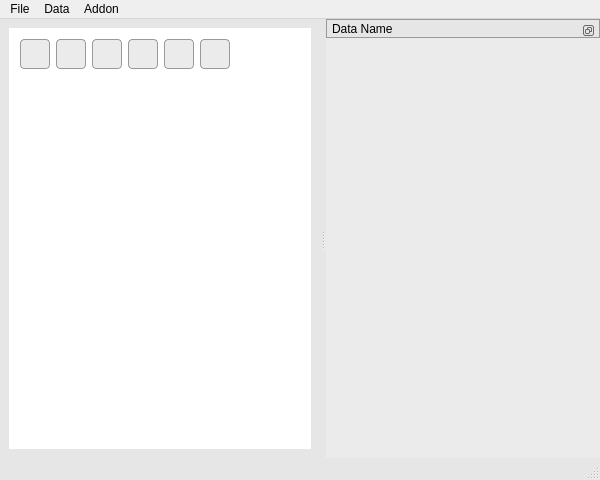
<?xml version="1.0" encoding="UTF-8"?>
<ui version="4.0">
 <class>MainWindow</class>
 <widget class="QMainWindow" name="MainWindow">
  <property name="enabled">
   <bool>true</bool>
  </property>
  <property name="geometry">
   <rect>
    <x>0</x>
    <y>0</y>
    <width>600</width>
    <height>480</height>
   </rect>
  </property>
  <property name="windowTitle">
   <string>EZData</string>
  </property>
  <property name="toolTip">
   <string notr="true" extracomment="click to choose, double click to cancel"/>
  </property>
  <property name="statusTip">
   <string notr="true" extracomment="click to choose, double click to cancel"/>
  </property>
  <property name="styleSheet">
   <string notr="true">QMainWindow {
	background-color: rgb(230, 230, 230);
}

/* Style sheet for the buttons */
QPushButton {
	color: rgb(76, 76, 76);
	background-color: rgb(235, 235, 235);
	border: 1px solid rgb(153, 153, 153);
	border-radius: 4px;
	min-width: 24px;
	min-height: 24px;
	padding: 2px;
}

QPushButton:pressed {
    background-color: rgb(204, 204, 204);
}

QPushButton:default {
	border-color: rgb(76, 76, 76);
}

/* Style sheet for the data name list */
QListView {
    show-decoration-selected: 1;
 /* make the selection span the entire width of the view */
	margin: 8px;
	border-radius: 8px;
}

QListView::item:selected {
    border: 1px solid rgb(204, 204, 204);
}

QListView::item:selected:!active {
    background: rgb(230, 230, 230);
}

QListView::item:selected:active {
    background: rgb(204, 204, 204);
}

QListView::item:hover {
    background: rgb(230, 230, 230);
}

/* Style sheet for the QDockWidgets*/

QDockWidget { 
    titlebar-normal-icon: url(:icon/exit.svg);
}

QDockWidget::float-button  {
	top: 3px;
	right: 4px;
}

QDockWidget::title {
	padding: 1px;
	text-align: left;
	color: rgb(76, 76, 76);
	background-color: rgb(230, 230, 230);
	border: 1px solid rgb(153, 153, 153);
}</string>
  </property>
  <property name="iconSize">
   <size>
    <width>24</width>
    <height>24</height>
   </size>
  </property>
  <property name="animated">
   <bool>false</bool>
  </property>
  <property name="documentMode">
   <bool>false</bool>
  </property>
  <widget class="QWidget" name="centralwidget">
   <property name="sizePolicy">
    <sizepolicy hsizetype="Expanding" vsizetype="Expanding">
     <horstretch>0</horstretch>
     <verstretch>0</verstretch>
    </sizepolicy>
   </property>
   <property name="styleSheet">
    <string notr="true"/>
   </property>
   <layout class="QVBoxLayout" name="verticalLayout">
    <item>
     <widget class="QFrame" name="frame_plot">
      <property name="styleSheet">
       <string notr="true">QFrame {
	background-color: rgb(255, 255, 255);
}</string>
      </property>
      <property name="frameShape">
       <enum>QFrame::NoFrame</enum>
      </property>
      <property name="frameShadow">
       <enum>QFrame::Plain</enum>
      </property>
      <property name="lineWidth">
       <number>0</number>
      </property>
      <layout class="QGridLayout" name="gridLayout">
       <item row="2" column="1">
        <widget class="PlotWidget" name="plot_canvas">
         <property name="sizePolicy">
          <sizepolicy hsizetype="Expanding" vsizetype="Expanding">
           <horstretch>0</horstretch>
           <verstretch>0</verstretch>
          </sizepolicy>
         </property>
         <property name="styleSheet">
          <string notr="true"/>
         </property>
         <property name="frameShape">
          <enum>QFrame::NoFrame</enum>
         </property>
         <property name="frameShadow">
          <enum>QFrame::Plain</enum>
         </property>
         <property name="lineWidth">
          <number>0</number>
         </property>
        </widget>
       </item>
       <item row="1" column="1">
        <widget class="QFrame" name="frame_plot_control">
         <property name="styleSheet">
          <string notr="true">QPushButton {
	width: 24px;
	height: 24px;
}</string>
         </property>
         <property name="frameShape">
          <enum>QFrame::NoFrame</enum>
         </property>
         <property name="frameShadow">
          <enum>QFrame::Plain</enum>
         </property>
         <property name="lineWidth">
          <number>0</number>
         </property>
         <layout class="QGridLayout" name="gridLayout_2">
          <property name="leftMargin">
           <number>2</number>
          </property>
          <property name="topMargin">
           <number>2</number>
          </property>
          <property name="rightMargin">
           <number>2</number>
          </property>
          <property name="bottomMargin">
           <number>2</number>
          </property>
          <item row="1" column="9">
           <widget class="QPushButton" name="button_set_plot">
            <property name="sizePolicy">
             <sizepolicy hsizetype="Minimum" vsizetype="Fixed">
              <horstretch>0</horstretch>
              <verstretch>0</verstretch>
             </sizepolicy>
            </property>
            <property name="minimumSize">
             <size>
              <width>30</width>
              <height>30</height>
             </size>
            </property>
            <property name="maximumSize">
             <size>
              <width>16777215</width>
              <height>16777215</height>
             </size>
            </property>
            <property name="styleSheet">
             <string notr="true">image: url(:/icon/setting.svg);</string>
            </property>
            <property name="text">
             <string/>
            </property>
           </widget>
          </item>
          <item row="1" column="4">
           <widget class="QPushButton" name="button_edit_data">
            <property name="sizePolicy">
             <sizepolicy hsizetype="Minimum" vsizetype="Fixed">
              <horstretch>0</horstretch>
              <verstretch>0</verstretch>
             </sizepolicy>
            </property>
            <property name="minimumSize">
             <size>
              <width>30</width>
              <height>30</height>
             </size>
            </property>
            <property name="styleSheet">
             <string notr="true">image: url(:/icon/edit.svg);</string>
            </property>
            <property name="text">
             <string/>
            </property>
            <property name="autoDefault">
             <bool>false</bool>
            </property>
            <property name="default">
             <bool>false</bool>
            </property>
            <property name="flat">
             <bool>false</bool>
            </property>
           </widget>
          </item>
          <item row="1" column="11">
           <spacer name="horizontalSpacer">
            <property name="orientation">
             <enum>Qt::Horizontal</enum>
            </property>
            <property name="sizeHint" stdset="0">
             <size>
              <width>40</width>
              <height>20</height>
             </size>
            </property>
           </spacer>
          </item>
          <item row="1" column="5">
           <widget class="QPushButton" name="button_delete">
            <property name="styleSheet">
             <string notr="true">image: url(:/icon/cross.svg);</string>
            </property>
            <property name="text">
             <string/>
            </property>
           </widget>
          </item>
          <item row="1" column="6">
           <widget class="QPushButton" name="button_add_legend">
            <property name="sizePolicy">
             <sizepolicy hsizetype="Fixed" vsizetype="Fixed">
              <horstretch>0</horstretch>
              <verstretch>0</verstretch>
             </sizepolicy>
            </property>
            <property name="minimumSize">
             <size>
              <width>30</width>
              <height>30</height>
             </size>
            </property>
            <property name="styleSheet">
             <string notr="true">image: url(:/icon/legend.svg);</string>
            </property>
            <property name="text">
             <string/>
            </property>
           </widget>
          </item>
          <item row="1" column="3">
           <widget class="QPushButton" name="button_resize">
            <property name="styleSheet">
             <string notr="true">image: url(:/icon/resize.svg);</string>
            </property>
            <property name="text">
             <string/>
            </property>
           </widget>
          </item>
          <item row="1" column="2">
           <widget class="QPushButton" name="button_import">
            <property name="styleSheet">
             <string notr="true">image: url(:/icon/import.svg);</string>
            </property>
            <property name="text">
             <string/>
            </property>
           </widget>
          </item>
         </layout>
         <zorder>button_edit_data</zorder>
         <zorder>horizontalSpacer</zorder>
         <zorder>button_add_legend</zorder>
         <zorder>button_set_plot</zorder>
         <zorder>button_resize</zorder>
         <zorder>button_delete</zorder>
         <zorder>button_import</zorder>
        </widget>
       </item>
      </layout>
     </widget>
    </item>
   </layout>
  </widget>
  <widget class="QMenuBar" name="menu_bar">
   <property name="geometry">
    <rect>
     <x>0</x>
     <y>0</y>
     <width>600</width>
     <height>22</height>
    </rect>
   </property>
   <widget class="QMenu" name="menu_file">
    <property name="title">
     <string>File</string>
    </property>
    <property name="icon">
     <iconset theme="file">
      <normaloff>../../../../../../../.designer/backup</normaloff>../../../../../../../.designer/backup</iconset>
    </property>
    <widget class="QMenu" name="menu_import_file">
     <property name="statusTip">
      <string>Import the data using presets</string>
     </property>
     <property name="title">
      <string>Import Method</string>
     </property>
    </widget>
    <addaction name="menu_import_file"/>
    <addaction name="action_export_data"/>
    <addaction name="separator"/>
    <addaction name="action_import_setting"/>
   </widget>
   <widget class="QMenu" name="menu_data">
    <property name="title">
     <string>Data</string>
    </property>
    <addaction name="action_edit_data"/>
    <addaction name="action_remove_data"/>
    <addaction name="action_clear_data"/>
   </widget>
   <widget class="QMenu" name="menu_addon">
    <property name="title">
     <string>Addon</string>
    </property>
   </widget>
   <addaction name="menu_file"/>
   <addaction name="menu_data"/>
   <addaction name="menu_addon"/>
  </widget>
  <widget class="QStatusBar" name="status_bar"/>
  <widget class="QDockWidget" name="dockWidget">
   <property name="styleSheet">
    <string notr="true"/>
   </property>
   <property name="features">
    <set>QDockWidget::DockWidgetFloatable</set>
   </property>
   <property name="windowTitle">
    <string>Data Name</string>
   </property>
   <attribute name="dockWidgetArea">
    <number>2</number>
   </attribute>
   <widget class="QWidget" name="dockWidgetContents">
    <property name="styleSheet">
     <string notr="true">background-color: rgb(235, 235, 235);
</string>
    </property>
    <layout class="QHBoxLayout" name="horizontalLayout">
     <item>
      <widget class="QListWidget" name="file_list_widget">
       <property name="sizePolicy">
        <sizepolicy hsizetype="Expanding" vsizetype="Expanding">
         <horstretch>100</horstretch>
         <verstretch>100</verstretch>
        </sizepolicy>
       </property>
       <property name="minimumSize">
        <size>
         <width>0</width>
         <height>0</height>
        </size>
       </property>
       <property name="maximumSize">
        <size>
         <width>16777215</width>
         <height>16777215</height>
        </size>
       </property>
       <property name="toolTip">
        <string extracomment="click to choose, double click to cancel"/>
       </property>
       <property name="statusTip">
        <string extracomment="click to choose, double click to cancel"/>
       </property>
       <property name="whatsThis">
        <string extracomment="click to choose, double click to cancel"/>
       </property>
       <property name="resizeMode">
        <enum>QListView::Adjust</enum>
       </property>
      </widget>
     </item>
    </layout>
   </widget>
  </widget>
  <action name="action_export_data">
   <property name="text">
    <string>Export data</string>
   </property>
  </action>
  <action name="action_export_figure">
   <property name="text">
    <string>Export figure</string>
   </property>
  </action>
  <action name="action_remove_data">
   <property name="text">
    <string>Remove Data</string>
   </property>
  </action>
  <action name="action_clear_data">
   <property name="text">
    <string>Clear</string>
   </property>
  </action>
  <action name="action_import_setting">
   <property name="text">
    <string>Import Setting</string>
   </property>
  </action>
  <action name="actionElectrical_Chemistry_Tool">
   <property name="text">
    <string>Electrical Chemistry Tool</string>
   </property>
  </action>
  <action name="actionX_ray_Diffraction_Tool">
   <property name="text">
    <string>X-ray Diffraction Tool</string>
   </property>
  </action>
  <action name="actionPeak_fit_tool">
   <property name="text">
    <string>Fit tool</string>
   </property>
  </action>
  <action name="actionEnzyme_dynamic_Tool">
   <property name="text">
    <string>Enzyme Dynamic Tool</string>
   </property>
  </action>
  <action name="action_edit_data">
   <property name="text">
    <string>Edit Data</string>
   </property>
  </action>
 </widget>
 <customwidgets>
  <customwidget>
   <class>PlotWidget</class>
   <extends>QGraphicsView</extends>
   <header>pyqtgraph</header>
  </customwidget>
 </customwidgets>
 <resources>
  <include location="ezdata.qrc"/>
 </resources>
 <connections/>
</ui>
